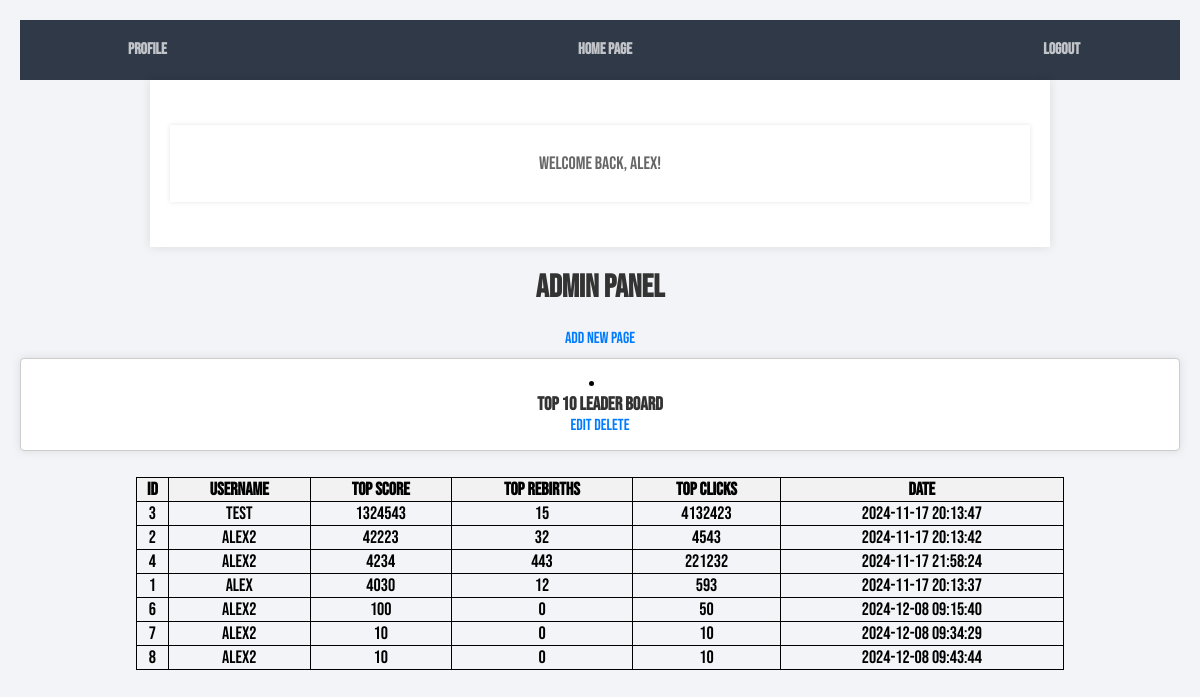
Page /admin.php (signed in) on the committed database.
### tables this page shows
CREATE TABLE `pages` (
  `id` int(11) NOT NULL,
  `title1` varchar(255) DEFAULT NULL,
  `text1` text DEFAULT NULL,
  `image1` varchar(255) DEFAULT NULL,
  `title2` varchar(255) DEFAULT NULL,
  `text2` text DEFAULT NULL,
  `image2` varchar(255) DEFAULT NULL,
  `title3` varchar(255) DEFAULT NULL,
  `text3` text DEFAULT NULL,
  `image3` varchar(255) DEFAULT NULL
);

CREATE TABLE `trackeduserinformation` (
  `ID` int(11) NOT NULL,
  `userid` int(11) NOT NULL,
  `TopScore` int(11) NOT NULL,
  `TopRebirths` int(11) NOT NULL,
  `TopClicks` int(11) NOT NULL,
  `Date` timestamp NOT NULL DEFAULT current_timestamp() ON UPDATE current_timestamp()
);

CREATE TABLE `accounts` (
  `id` int(11) NOT NULL,
  `username` varchar(50) NOT NULL,
  `password` varchar(255) NOT NULL,
  `email` varchar(100) NOT NULL
);

### admin.php (the view, shortened to what this page needs)
<?php
include 'setup.php';
$sql = "SELECT * FROM pages";
$result = $conn->query($sql);
?>
<!DOCTYPE html>
<html lang="en">
<head>
    <link rel="stylesheet" href="css/style.css">
</head>
<body class="loggedin">
    <nav class="navtop">
        <div>
            <a href="profile.php"><i class="fas fa-user-circle"></i>Profile</a>
            <a href="index.php"><i class="fas fa-user-circle"></i>Home page</a>
            <a href="logout.php"><i class="fas fa-sign-out-alt"></i>Logout</a>
        </div>
    </nav>
    <div class="content">
        <p>Welcome back, <?= htmlspecialchars($_SESSION['name'], ENT_QUOTES) ?>!</p>
    </div>
</body>
</html>
<!DOCTYPE html>
<html>
<head>
</head>
<body>
  <h1>Admin Panel</h1>
  <a href="add_page.php">Add New Page</a>
  <?php while ($row = $result->fetch_assoc()): ?>
      <li>
        <h3><?php echo $row['title1']; ?></h3>
        <a href="edit_page.php?id=<?php echo $row['id']; ?>">Edit</a>
        <a href="delete_page.php?id=<?php echo $row['id']; ?>">Delete</a>
      </li>
    <?php endwhile; ?>
  <ul>
  <?php
$sql = "SELECT
            trackeduserinformation.ID,
            accounts.username,
            trackeduserinformation.TopScore,
            trackeduserinformation.TopRebirths,
            trackeduserinformation.TopClicks,
            trackeduserinformation.Date
        FROM trackeduserinformation
        LEFT JOIN accounts
        ON trackeduserinformation.userid = accounts.id
        ORDER BY TopScore DESC";
$result = $conn->query($sql);
?>
<html>
<body>
    <table>
        <tr>
            <th>ID</th>
            <th>Username</th>
            <th>Top Score</th>
            <th>Top Rebirths</th>
            <th>Top Clicks</th>
            <th>Date</th>
        </tr>
        <?php
        if ($result->num_rows > 0) {
            while ($row = $result->fetch_assoc()) {
                echo "<tr>";
                echo "<td>" . htmlspecialchars($row['ID']) . "</td>";
                echo "<td>" . htmlspecialchars($row['username']) . "</td>";
                echo "<td>" . htmlspecialchars($row['TopScore']) . "</td>";
                echo "<td>" . htmlspecialchars($row['TopRebirths']) . "</td>";
                echo "<td>" . htmlspecialchars($row['TopClicks']) . "</td>";
                echo "<td>" . htmlspecialchars($row['Date']) . "</td>";
                echo "</tr>";
            }
        } else {
            echo "<tr><td colspan='6'>No data found</td></tr>";
        }
        ?>
    </table>
</body>
</html>
</body>
</html>

### css/style.css (style rules this page uses)
* { box-sizing: border-box; text-align: center; }
.loggedin { padding: 20px; }
.navtop { background-color: #333; color: #fff; height: 60px; width: 100%; display: flex; align-items: center; justify-content: center; padding: 0 20px; }
.navtop div { width: 100%; display: flex; justify-content: space-between; align-items: center; }
.navtop a { color: #fff; text-decoration: none; padding: 0 20px; line-height: 60px; }
.content { max-width: 900px; margin: 30px auto; background-color: #fff; padding: 20px; box-shadow: 0 0 10px rgba(0, 0, 0, 0.1); }
.content p { font-size: 18px; line-height: 1.5; color: #666; }
h1, h2 { color: #333; text-align: center; }
ul { list-style-type: none; padding: 0; }
li { background-color: #fff; margin: 10px 0; padding: 15px; border: 1px solid #ccc; border-radius: 4px; box-shadow: 0 0 10px rgba(0, 0, 0, 0.1); }
li h3 { margin: 0; color: #333; }
a { text-decoration: none; color: #007bff; }
body { font-family: "Bebas Neue", Arial, Helvetica, sans-serif; margin: 0; background-color: #00A8F3; height: 100vh; width: 100vw; display: flex; flex-direction: column; overflow: hidden; }
.navtop { background-color: #2f3947; height: 60px; width: 100%; border: 0; }
.navtop div { display: flex; margin: 0 auto; width: 1000px; height: 100%; }
.navtop div h1, .navtop div a { display: inline-flex; align-items: center; }
.navtop div a { padding: 0 20px; text-decoration: none; color: #c1c4c8; font-weight: bold; }
.navtop div a i { padding: 2px 8px 0 0; }
body.loggedin { background-color: #f3f4f7; }
.content { width: 1000px; margin: 0 auto; }
.content > p, .content > div { box-shadow: 0 0 5px 0 rgba(0, 0, 0, 0.1); margin: 25px 0; padding: 25px; background-color: #fff; }

### admin.php (style rules this page uses)
table { margin: auto; font-size: 18px; text-align: center; border-collapse: collapse; width: 80%; }
th, td { border: 1px solid black; }
th { background-color: #f2f2f2; }

### rows in the picture
pages: title1 "Top 10 Leader board"
trackeduserinformation: ID "3", userid.username "test", TopScore "1324543", TopRebirths "15", TopClicks "4132423", Date "2024-11-17 20:13:47"
trackeduserinformation: ID "2", userid.username "Alex2", TopScore "42223", TopRebirths "32", TopClicks "4543", Date "2024-11-17 20:13:42"
trackeduserinformation: ID "4", userid.username "Alex2", TopScore "4234", TopRebirths "443", TopClicks "221232", Date "2024-11-17 21:58:24"
trackeduserinformation: ID "1", userid.username "Alex", TopScore "4030", TopRebirths "12", TopClicks "593", Date "2024-11-17 20:13:37"
trackeduserinformation: ID "6", userid.username "Alex2", TopScore "100", TopRebirths "0", TopClicks "50", Date "2024-12-08 09:15:40"
trackeduserinformation: ID "7", userid.username "Alex2", TopScore "10", TopRebirths "0", TopClicks "10", Date "2024-12-08 09:34:29"
trackeduserinformation: ID "8", userid.username "Alex2", TopScore "10", TopRebirths "0", TopClicks "10", Date "2024-12-08 09:43:44"

### other values in the picture
$_SESSION['name'] "Alex"
